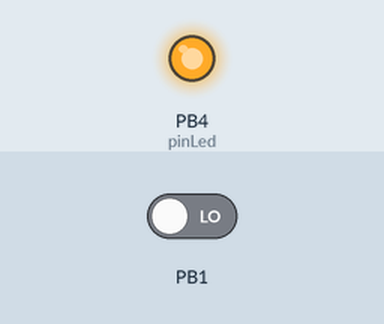
This sketch was run on a simulated ATtiny85, built with avr-gcc and run on an emulated ATtiny85. Parts: output pins drawn as LEDs (lit = HIGH). The inputs (shaded band) are chosen by the test bench; at power-on: PB1 LOW. Sleep ends after the set time or at an interrupt.

Above: at 0.1 s.
At 1.1 s:
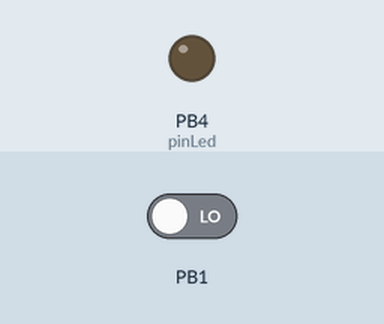
Timing chart, 0 to 2.6 s (numbered marks = the images above):
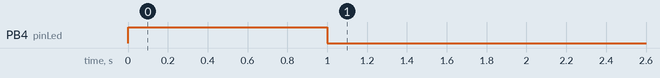

The sketch:

insideGadgets_pin_change_v1.ino
```cpp
/*
 * Pin Change Interrupt Example
 * Version: 1.0
 * Author: Alex from Inside Gadgets (http://www.insidegadgets.com)
 * Created: 25/02/2011
 *
 * Demonstration of the pin change interrupt
 * LED on digital pin 0
 * Interrupt on digital pin 1
 * 10k resistor on digital pin 1 to GND
 *
 */

#include <avr/sleep.h>

#ifndef cbi
#define cbi(sfr, bit) (_SFR_BYTE(sfr) &= ~_BV(bit))
#endif
#ifndef sbi
#define sbi(sfr, bit) (_SFR_BYTE(sfr) |= _BV(bit))
#endif

int pinLed = 4;

void setup(){
  pinMode(pinLed,OUTPUT);
  pinMode(1,INPUT);

  sbi(GIMSK,PCIE); // Turn on Pin Change interrupt
  sbi(PCMSK,PCINT1); // Which pins are affected by the interrupt
}

void loop(){
  digitalWrite(pinLed,HIGH);
  delay(1000);
  digitalWrite(pinLed,LOW);

  system_sleep();
}

// From http://interface.khm.de/index.php/lab/experiments/sleep_watchdog_battery/
void system_sleep() {
  cbi(ADCSRA,ADEN); // Switch Analog to Digital converter OFF
  set_sleep_mode(SLEEP_MODE_PWR_DOWN); // Set sleep mode
  sleep_mode(); // System sleeps here
  sbi(ADCSRA,ADEN);  // Switch Analog to Digital converter ON
}

ISR(PCINT0_vect) {
}
```

Measured:
- by itself, PB4 (pinLed): LOW → HIGH at 0.00 s, → LOW 1.0 s later
